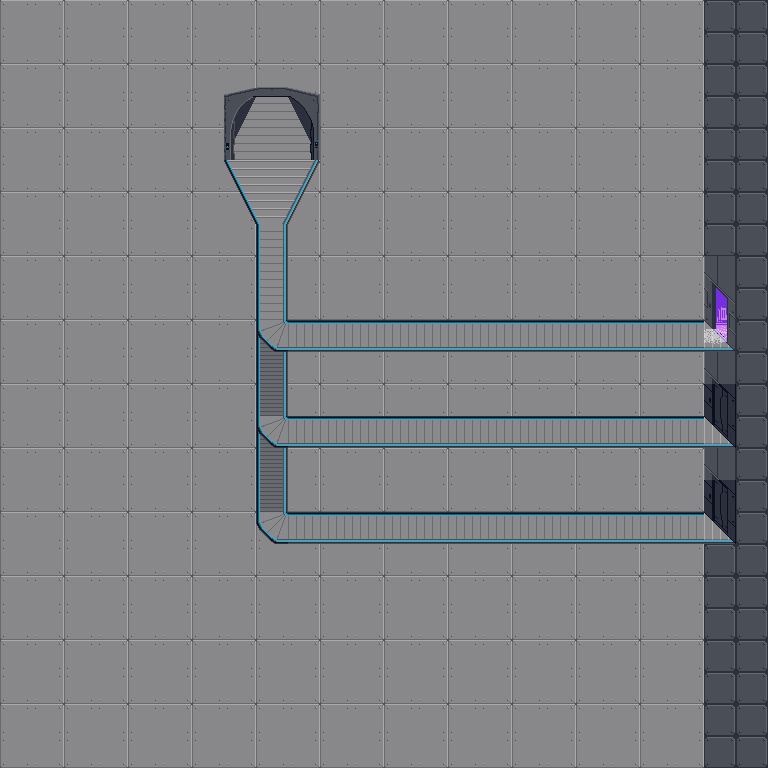

This game map was drawn from its Tiled (.tmx) file and the tilesets committed beside it. A one-line description and the trimmed map source follow:
An orthogonal 24x24 tile map with 32x32 px tiles, 4 tile layers (floor, walkways-lower, walkways, main) and 10 objects (4x text, entry, exit).

<map version="1.5" tiledversion="1.7.2" orientation="orthogonal" renderorder="right-down" width="24" height="24" tilewidth="32" tileheight="32" infinite="0" backgroundcolor="#00000000" nextlayerid="10" nextobjectid="13">
 <tileset firstgid="1" name="rc3-mullana-floor-wall" tilewidth="32" tileheight="32" tilecount="256" columns="16">
  <image source="boilerplate/data/tilesets/rc3-mullana-floor-wall.png" width="512" height="512" />
 </tileset>
 <layer id="3" name="floor" width="24" height="24" locked="1">
  <data>[576 cells, 576 non-empty, 4 distinct tile ids]</data>
 </layer>
 <layer id="9" name="walkways-lower" width="24" height="24">
  <data>[576 cells, 6 non-empty, 1 distinct tile ids]</data>
 </layer>
 <layer id="8" name="walkways" width="24" height="24">
  <data>[576 cells, 61 non-empty, 13 distinct tile ids]</data>
 </layer>
 <layer id="1" name="main" width="24" height="24">
  <data>[576 cells, 57 non-empty, 15 distinct tile ids]</data>
 </layer>
 <objectgroup id="6" name="collision">
  <object id="3" x="-3" y="761" width="773" height="7" />
  <object id="4" x="762" y="-4" width="8" height="772" />
  <object id="5" x="-9" y="-9" width="785" height="13" />
  <object id="6" x="-24" y="-27" width="24" height="806" />
 </objectgroup>
 <objectgroup id="2" name="doors">
  <object id="1" name="entry" x="233" y="99" width="84" height="67" />
  <object id="2" name="exit" x="704" y="287" width="31" height="64">
   <properties>
    <property name="to" value="artworld" />
   </properties>
  </object>
 </objectgroup>
 <objectgroup id="7" name="texts">
  <object id="8" name="text" x="294" y="261" width="222" height="54">
   <properties>
    <property name="color" value="#38ec0a" />
    <property name="slug" value="rc3-artworld" />
   </properties>
  </object>
  <object id="9" name="text" x="77" y="5" width="443" height="69">
   <properties>
    <property name="color" value="#ee3aff" />
    <property name="slug" value="artworld-city" />
   </properties>
  </object>
  <object id="10" name="text" x="300" y="359" width="222" height="54">
   <properties>
    <property name="color" value="#e1183d" />
    <property name="slug" value="empty" />
   </properties>
  </object>
  <object id="12" name="text" x="300" y="455" width="222" height="54">
   <properties>
    <property name="color" value="#e1183d" />
    <property name="slug" value="empty" />
   </properties>
  </object>
 </objectgroup>
</map>
